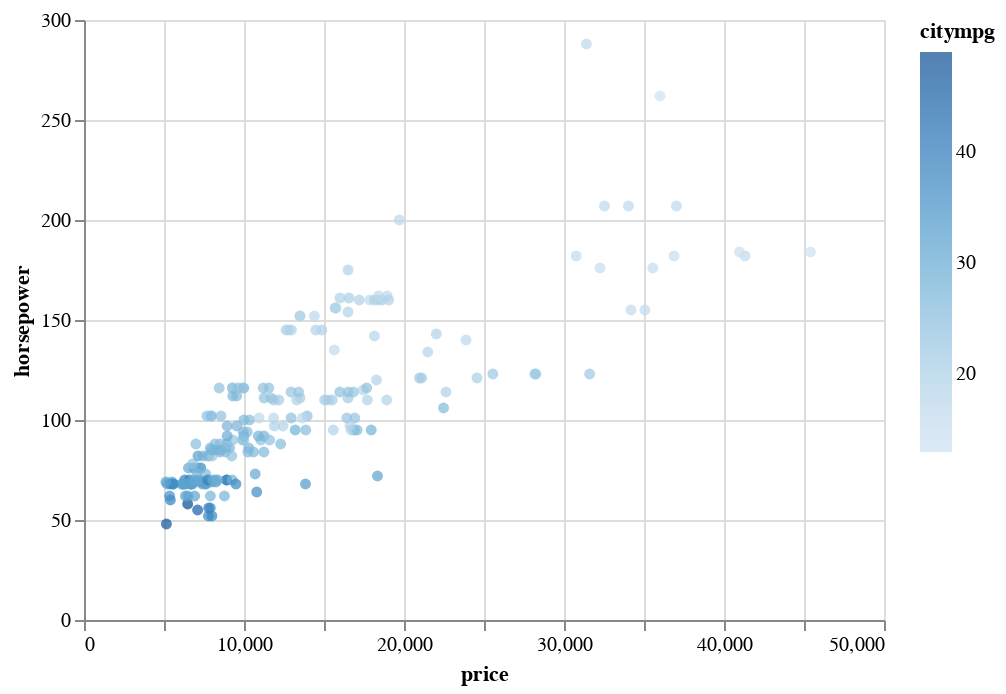

The cell this chart's notebook holds for it:
### Code cell
alt.Chart(df).mark_circle().encode(
    x = "price",
    y = "horsepower",
    color = 'citympg',
    tooltip = ["compressionratio","wheelbase","car_ID","CarName"]
)

### Figure 1 — Vega-Lite specification as saved in the notebook (floating-point values rounded to 4 significant figures; data arrays with more than 128 entries replaced by an {"elided": "..."} marker saying what was removed)
{"config": {"view": {"continuousWidth": 400, "continuousHeight": 300}}, "data": {"name": "data-54b04b3233a973f4c2ce1aad9036f2c8"}, "mark": "circle", "encoding": {"color": {"type": "quantitative", "field": "citympg"}, "tooltip": [{"type": "quantitative", "field": "compressionratio"}, {"type": "quantitative", "field": "wheelbase"}, {"type": "quantitative", "field": "car_ID"}, {"type": "nominal", "field": "CarName"}], "x": {"type": "quantitative", "field": "price"}, "y": {"type": "quantitative", "field": "horsepower"}}, "$schema": "https://vega.github.io/schema/vega-lite/v4.8.1.json", "datasets": {"data-54b04b3233a973f4c2ce1aad9036f2c8": {"elided": "205 records"}}}
